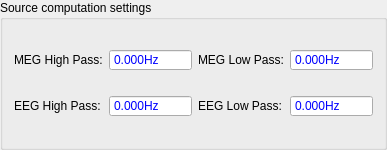
      <widget class="QGroupBox" name="groupSource">
       <property name="sizePolicy">
        <sizepolicy hsizetype="Preferred" vsizetype="Expanding">
         <horstretch>0</horstretch>
         <verstretch>0</verstretch>
        </sizepolicy>
       </property>
       <property name="minimumSize">
        <size>
         <width>0</width>
         <height>150</height>
        </size>
       </property>
       <property name="title">
        <string>Source computation settings</string>
       </property>
       <layout class="QHBoxLayout" name="horizontalLayout_4">
        <item>
         <layout class="QGridLayout" name="gridLayout_3">
          <item row="1" column="0">
           <widget class="QLabel" name="labelSourceEEGHP">
            <property name="sizePolicy">
             <sizepolicy hsizetype="Preferred" vsizetype="Fixed">
              <horstretch>0</horstretch>
              <verstretch>0</verstretch>
             </sizepolicy>
            </property>
            <property name="text">
             <string>EEG High Pass:</string>
            </property>
           </widget>
          </item>
          <item row="0" column="1">
           <widget class="QDoubleSpinBox" name="spSourceMEGHP">
            <property name="styleSheet">
             <string notr="true">color: blue;</string>
            </property>
            <property name="readOnly">
             <bool>true</bool>
            </property>
            <property name="buttonSymbols">
             <enum>QAbstractSpinBox::NoButtons</enum>
            </property>
            <property name="suffix">
             <string>Hz</string>
            </property>
            <property name="decimals">
             <number>3</number>
            </property>
            <property name="maximum">
             <double>10000.000000000000000</double>
            </property>
           </widget>
          </item>
          <item row="1" column="2">
           <widget class="QLabel" name="labelSourceEEGLP">
            <property name="sizePolicy">
             <sizepolicy hsizetype="Preferred" vsizetype="Fixed">
              <horstretch>0</horstretch>
              <verstretch>0</verstretch>
             </sizepolicy>
            </property>
            <property name="text">
             <string>EEG Low Pass:</string>
            </property>
           </widget>
          </item>
          <item row="0" column="2">
           <widget class="QLabel" name="labelSourceMEGLP">
            <property name="sizePolicy">
             <sizepolicy hsizetype="Preferred" vsizetype="Fixed">
              <horstretch>0</horstretch>
              <verstretch>0</verstretch>
             </sizepolicy>
            </property>
            <property name="text">
             <string>MEG Low Pass:</string>
            </property>
           </widget>
          </item>
          <item row="1" column="1">
           <widget class="QDoubleSpinBox" name="spSourceEEGHP">
            <property name="styleSheet">
             <string notr="true">color: blue;</string>
            </property>
            <property name="readOnly">
             <bool>true</bool>
            </property>
            <property name="buttonSymbols">
             <enum>QAbstractSpinBox::NoButtons</enum>
            </property>
            <property name="suffix">
             <string>Hz</string>
            </property>
            <property name="decimals">
             <number>3</number>
            </property>
            <property name="maximum">
             <double>10000.000000000000000</double>
            </property>
           </widget>
          </item>
          <item row="0" column="0">
           <widget class="QLabel" name="labelSourceMEGHP">
            <property name="sizePolicy">
             <sizepolicy hsizetype="Preferred" vsizetype="Fixed">
              <horstretch>0</horstretch>
              <verstretch>0</verstretch>
             </sizepolicy>
            </property>
            <property name="text">
             <string>MEG High Pass:</string>
            </property>
           </widget>
          </item>
          <item row="0" column="3">
           <widget class="QDoubleSpinBox" name="spSourceMEGLP">
            <property name="styleSheet">
             <string notr="true">color: blue;</string>
            </property>
            <property name="readOnly">
             <bool>true</bool>
            </property>
            <property name="buttonSymbols">
             <enum>QAbstractSpinBox::NoButtons</enum>
            </property>
            <property name="suffix">
             <string>Hz</string>
            </property>
            <property name="decimals">
             <number>3</number>
            </property>
            <property name="maximum">
             <double>10000.000000000000000</double>
            </property>
           </widget>
          </item>
          <item row="1" column="3">
           <widget class="QDoubleSpinBox" name="spSourceEEGLP">
            <property name="styleSheet">
             <string notr="true">color: blue;</string>
            </property>
            <property name="readOnly">
             <bool>true</bool>
            </property>
            <property name="buttonSymbols">
             <enum>QAbstractSpinBox::NoButtons</enum>
            </property>
            <property name="suffix">
             <string>Hz</string>
            </property>
            <property name="decimals">
             <number>3</number>
            </property>
            <property name="maximum">
             <double>10000.000000000000000</double>
            </property>
           </widget>
          </item>
         </layout>
        </item>
       </layout>
      </widget>
